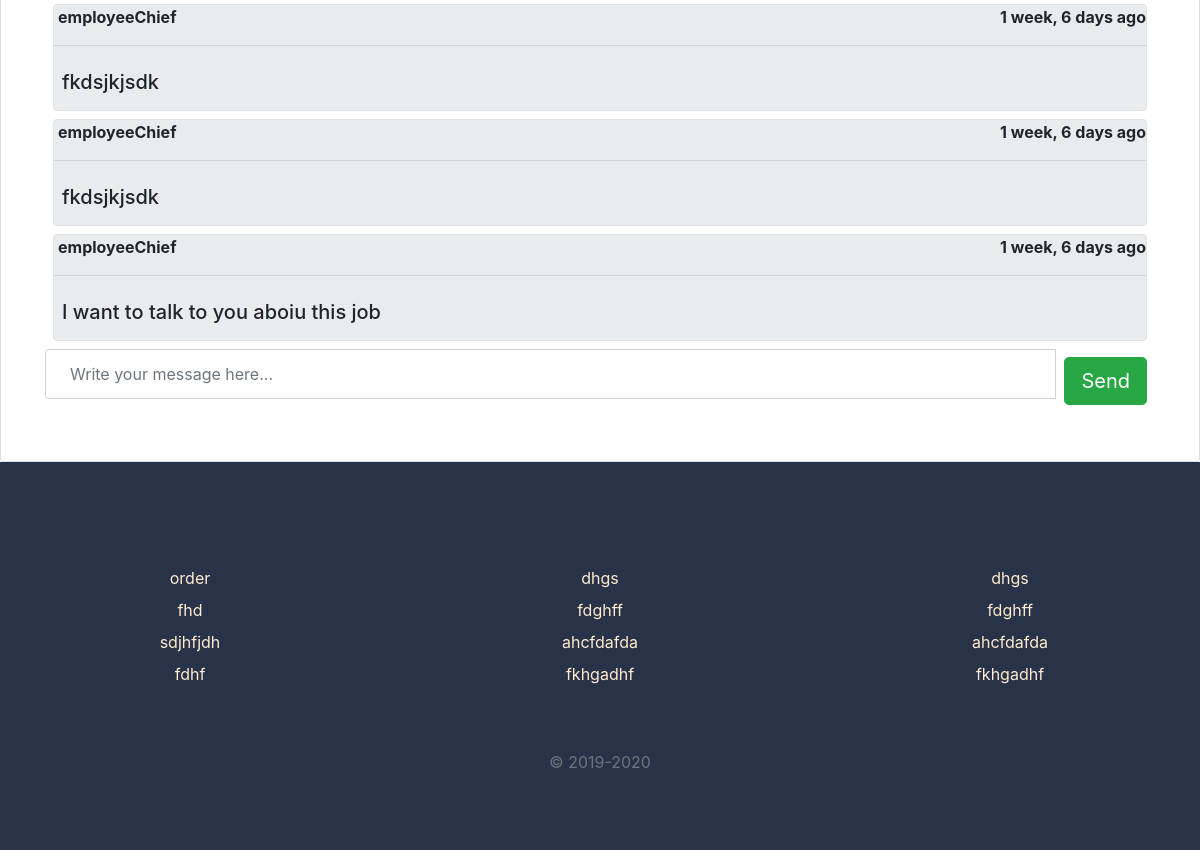
Page /application/7 (signed in, lower part) on the earlier database version.
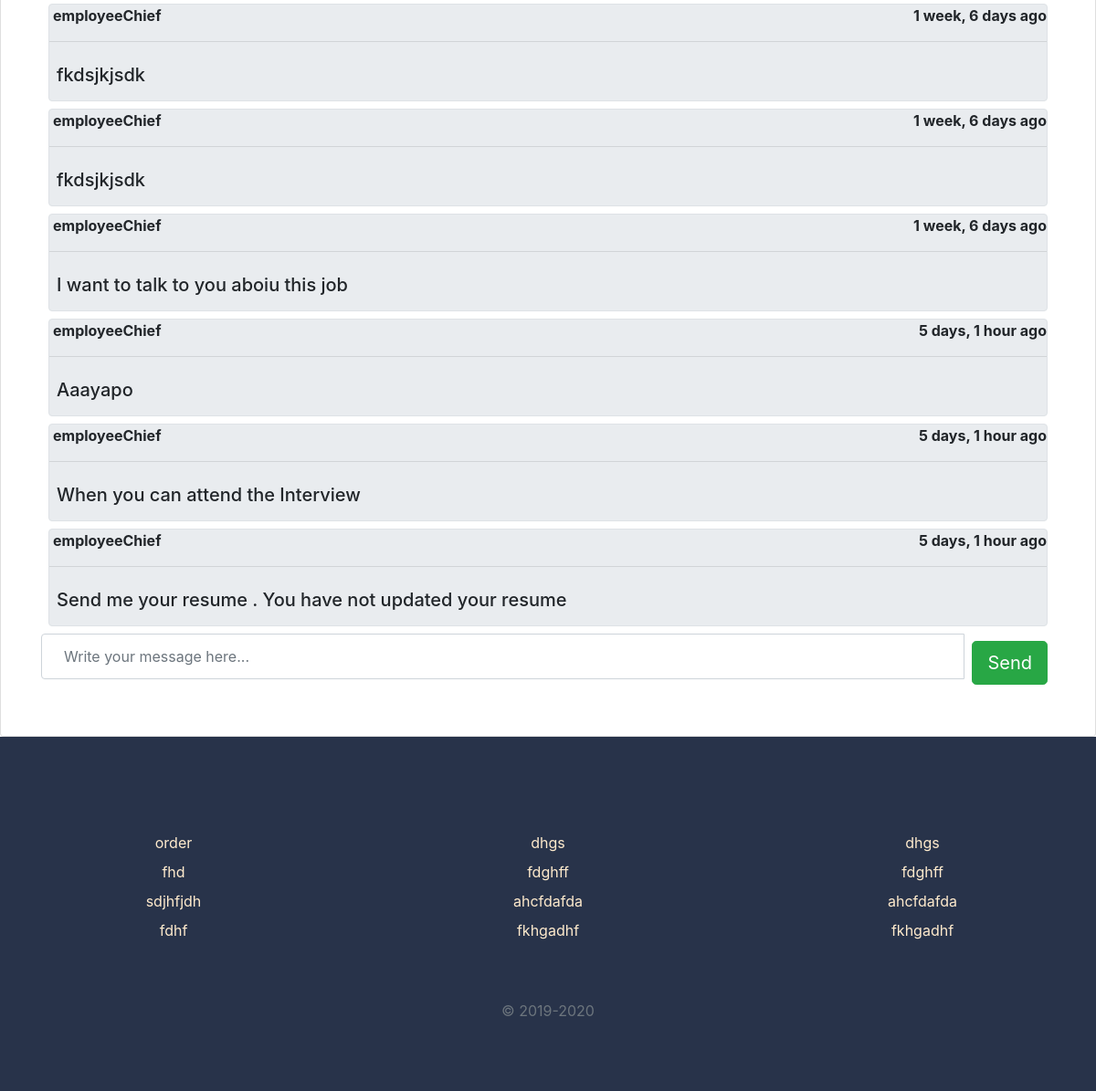
Same page on the later database version.
### home/models.py (models this page shows)
class ConversationMessage(models.Model):
    application = models.ForeignKey(Application,related_name='conversationmessages',on_delete=models.CASCADE)
    content=models.TextField()
    created_by = models.ForeignKey(User,related_name='conversationmessages', on_delete=models.CASCADE)
    created_at = models.DateTimeField(auto_now_add=True)
    class Meta:
        ordering=['created_at']

### home/views.py (the view, shortened to what this page needs)
# urls.py: path('application/<int:app_id>',views.view_application,name='view_application'),
@login_required
def view_application(request,app_id):
    if request.user.userprofile.is_employer:
        application = get_object_or_404(Application, pk= app_id, job__created_by= request.user)
    else:
        application = get_object_or_404(Application, pk= app_id, created_by= request.user)
    return render(request,'viewapplication.html',{'application':application})

### home/context_processors.py (called while the page is built)
def notification(request):
    if request.user.is_authenticated:
        return {'notifications':request.user.notifications.filter(is_read=False)}
    else:
        return {'notifications':[]}

### templates/viewapplication.html (shortened to what this page needs)
{% include 'navbar.html' %}
<section class="site-section mt-0  card">
    <div class="container pb-5 ">
        {% for message in application.conversationmessages.all %}
        <div class="chat_ib border rounded  m-2 p-0 jumbotron  ">
            <p class="font-weight-bold pl-1  pt-0 pb-0">{{message.created_by.username}} <span class="chat_date float-right pl-5">{{message.created_at|timesince}} ago </span></p>
            <hr>
            <h5 class=" p-2">{{message.content}}</h5>
        </div>
        {% empty %}
        <p class="text-center">Currently you don't have any messages </p>
        {% endfor %}
        <form method='POST'>{% csrf_token %}
            <div class="panel-footer">
                <div class="input-group">
                    <input type="textarea" name="content" id="id_content " class=" p-4  mb-2 form-control input-lg chat_input " placeholder="Write your message here..." />
                    <span class="input-group-btn">
                        <button class="btn btn-success  m-2 btn-lg"  type="submit">Send</button>
                        </span>
                </div>
            </div>
        </form>
</section>
{% include 'footer.html' %}

### templates/navbar.html (shortened to what this page needs)
{% load static %}
<!DOCTYPE html>
<html lang="en">
<head>
    <link rel="stylesheet" type="text/css" href="{% static '/css/navbar.css' %}">
    <link rel="stylesheet" href="https://cdnjs.cloudflare.com/ajax/libs/font-awesome/4.7.0/css/font-awesome.min.css">
</head>
<body>
</body>
</html>

### templates/footer.html (shortened to what this page needs)
<div class="container-fluid footer col-12 ">
    <div class="row">
        <div class="column  col-sm-4 text-center  ">
            <ul class="list-unstyled ">
                <li class="text-gray-500 fadein-colors font-body hover:text-green-500 mt-2">order</li>
                <li class="text-gray-500 fadein-colors font-body hover:text-blue-500 mt-2">fhd</li>
                <li class="text-gray-500 fadein-colors font-body hover:text-green-500 mt-2">sdjhfjdh</li>
                <li class="text-gray-500 fadein-colors font-body hover:text-blue-500 mt-2">fdhf</li>
            </ul>
        </div>
        <div class="column col-sm-4  text-center">
            <ul class="list-unstyled">
                <li class="text-gray-500 fadein-colors font-body hover:text-green-500 mt-2">dhgs</li>
                <li class="text-gray-500 fadein-colors font-body hover:text-blue-500 mt-2">fdghff</li>
                <li class="text-gray-500 fadein-colors font-body hover:text-green-500 mt-2">ahcfdafda</li>
                <li class="text-gray-500 fadein-colors font-body hover:text-blue-500 mt-2">fkhgadhf</li>
            </ul>
        </div>
        <div class="column col-sm-4  text-center ">
            <ul class="list-unstyled">
                <li class="text-gray-500 fadein-colors font-body hover:text-green-500 mt-2">dhgs</li>
                <li class="text-gray-500 fadein-colors font-body hover:text-blue-500 mt-2">fdghff</li>
                <li class="text-gray-500 fadein-colors font-body hover:text-green-500 mt-2">ahcfdafda</li>
                <li class="text-gray-500 fadein-colors font-body hover:text-blue-500 mt-2">fkhgadhf</li>
            </ul>
        </div>
    </div>
    <p class="mt-5 mb-3 text-muted text-center mt-0 text-white">&copy; 2019-2020</p>
</div>

### templates/footer.html (style rules this page uses)
div.footer { padding: 8% 0% 5% 0%; background-color: #28334aff; overflow-x: hidden; color: blanchedalmond; }

### templates/viewapplication.html (style rules this page uses)
section { background: white; }

Differences in the rows shown:
added ConversationMessage: created_by.username "employeeChief", created_at "5 days, 1 hour", content "Aaayapo"
added ConversationMessage: created_by.username "employeeChief", created_at "5 days, 1 hour", content "When you can attend the Interview"
added ConversationMessage: created_by.username "employeeChief", created_at "5 days, 1 hour", content "Send me your resume . You have not updated your resume"
